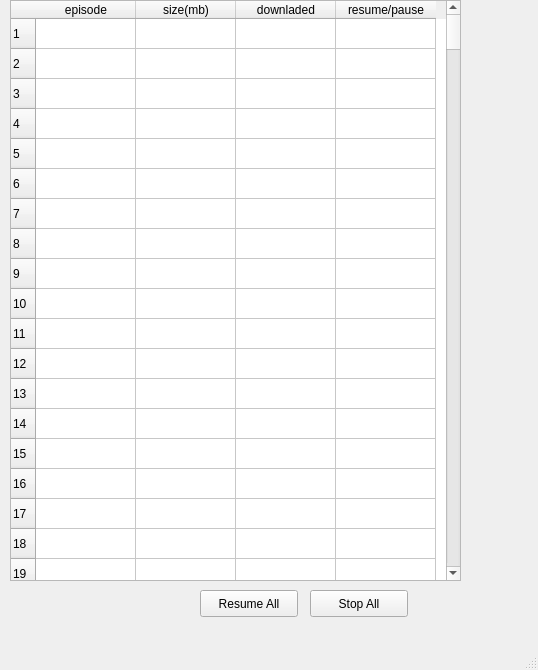
<?xml version="1.0" encoding="UTF-8"?>
<ui version="4.0">
 <class>MainWindow</class>
 <widget class="QMainWindow" name="MainWindow">
  <property name="geometry">
   <rect>
    <x>0</x>
    <y>0</y>
    <width>538</width>
    <height>670</height>
   </rect>
  </property>
  <property name="windowTitle">
   <string>MainWindow</string>
  </property>
  <widget class="QWidget" name="centralwidget">
   <widget class="QTableWidget" name="tablewidget">
    <property name="geometry">
     <rect>
      <x>10</x>
      <y>0</y>
      <width>451</width>
      <height>581</height>
     </rect>
    </property>
    <property name="lineWidth">
     <number>1</number>
    </property>
    <property name="editTriggers">
     <set>QAbstractItemView::NoEditTriggers</set>
    </property>
    <property name="rowCount">
     <number>291</number>
    </property>
    <row/>
    <row/>
    <row/>
    <row/>
    <row/>
    <row/>
    <row/>
    <row/>
    <row/>
    <row/>
    <row/>
    <row/>
    <row/>
    <row/>
    <row/>
    <row/>
    <row/>
    <row/>
    <row/>
    <row/>
    <row/>
    <row/>
    <row/>
    <row/>
    <row/>
    <row/>
    <row/>
    <row/>
    <row/>
    <row/>
    <row/>
    <row/>
    <row/>
    <row/>
    <row/>
    <row/>
    <row/>
    <row/>
    <row/>
    <row/>
    <row/>
    <row/>
    <row/>
    <row/>
    <row/>
    <row/>
    <row/>
    <row/>
    <row/>
    <row/>
    <row/>
    <row/>
    <row/>
    <row/>
    <row/>
    <row/>
    <row/>
    <row/>
    <row/>
    <row/>
    <row/>
    <row/>
    <row/>
    <row/>
    <row/>
    <row/>
    <row/>
    <row/>
    <row/>
    <row/>
    <row/>
    <row/>
    <row/>
    <row/>
    <row/>
    <row/>
    <row/>
    <row/>
    <row/>
    <row/>
    <row/>
    <row/>
    <row/>
    <row/>
    <row/>
    <row/>
    <row/>
    <row/>
    <row/>
    <row/>
    <row/>
    <row/>
    <row/>
    <row/>
    <row/>
    <row/>
    <row/>
    <row/>
    <row/>
    <row/>
    <row/>
    <row/>
    <row/>
    <row/>
    <row/>
    <row/>
    <row/>
    <row/>
    <row/>
    <row/>
    <row/>
    <row/>
    <row/>
    <row/>
    <row/>
    <row/>
    <row/>
    <row/>
    <row/>
    <row/>
    <row/>
    <row/>
    <row/>
    <row/>
    <row/>
    <row/>
    <row/>
    <row/>
    <row/>
    <row/>
    <row/>
    <row/>
    <row/>
    <row/>
    <row/>
    <row/>
    <row/>
    <row/>
    <row/>
    <row/>
    <row/>
    <row/>
    <row/>
    <row/>
    <row/>
    <row/>
    <row/>
    <row/>
    <row/>
    <row/>
    <row/>
    <row/>
    <row/>
    <row/>
    <row/>
    <row/>
    <row/>
    <row/>
    <row/>
    <row/>
    <row/>
    <row/>
    <row/>
    <row/>
    <row/>
    <row/>
    <row/>
    <row/>
    <row/>
    <row/>
    <row/>
    <row/>
    <row/>
    <row/>
    <row/>
    <row/>
    <row/>
    <row/>
    <row/>
    <row/>
    <row/>
    <row/>
    <row/>
    <row/>
    <row/>
    <row/>
    <row/>
    <row/>
    <row/>
    <row/>
    <row/>
    <row/>
    <row/>
    <row/>
    <row/>
    <row/>
    <row/>
    <row/>
    <row/>
    <row/>
    <row/>
    <row/>
    <row/>
    <row/>
    <row/>
    <row/>
    <row/>
    <row/>
    <row/>
    <row/>
    <row/>
    <row/>
    <row/>
    <row/>
    <row/>
    <row/>
    <row/>
    <row/>
    <row/>
    <row/>
    <row/>
    <row/>
    <row/>
    <row/>
    <row/>
    <row/>
    <row/>
    <row/>
    <row/>
    <row/>
    <row/>
    <row/>
    <row/>
    <row/>
    <row/>
    <row/>
    <row/>
    <row/>
    <row/>
    <row/>
    <row/>
    <row/>
    <row/>
    <row/>
    <row/>
    <row/>
    <row/>
    <row/>
    <row/>
    <row/>
    <row/>
    <row/>
    <row/>
    <row/>
    <row/>
    <row/>
    <row/>
    <row/>
    <row/>
    <row/>
    <row/>
    <row/>
    <row/>
    <row/>
    <row/>
    <row/>
    <row/>
    <row/>
    <row/>
    <row/>
    <row/>
    <row/>
    <row/>
    <row/>
    <row/>
    <row/>
    <row/>
    <row/>
    <row/>
    <row/>
    <row/>
    <row/>
    <row/>
    <row/>
    <row/>
    <row/>
    <row/>
    <row/>
    <row/>
    <row/>
    <row/>
    <column>
     <property name="text">
      <string>episode</string>
     </property>
    </column>
    <column>
     <property name="text">
      <string>size(mb)</string>
     </property>
    </column>
    <column>
     <property name="text">
      <string>downladed</string>
     </property>
    </column>
    <column>
     <property name="text">
      <string>resume/pause</string>
     </property>
    </column>
    <item row="0" column="3">
     <property name="text">
      <string/>
     </property>
     <property name="font">
      <font>
       <weight>50</weight>
       <italic>false</italic>
       <bold>false</bold>
      </font>
     </property>
    </item>
    <item row="1" column="2">
     <property name="text">
      <string/>
     </property>
    </item>
    <item row="1" column="3">
     <property name="text">
      <string/>
     </property>
    </item>
    <item row="2" column="3">
     <property name="text">
      <string/>
     </property>
    </item>
    <item row="3" column="3">
     <property name="text">
      <string/>
     </property>
    </item>
    <item row="4" column="3">
     <property name="text">
      <string/>
     </property>
    </item>
    <item row="5" column="3">
     <property name="text">
      <string/>
     </property>
    </item>
    <item row="6" column="3">
     <property name="text">
      <string/>
     </property>
    </item>
    <item row="7" column="3">
     <property name="text">
      <string/>
     </property>
    </item>
    <item row="8" column="3">
     <property name="text">
      <string/>
     </property>
    </item>
    <item row="9" column="3">
     <property name="text">
      <string/>
     </property>
    </item>
    <item row="10" column="3">
     <property name="text">
      <string/>
     </property>
    </item>
    <item row="11" column="3">
     <property name="text">
      <string/>
     </property>
    </item>
    <item row="12" column="3">
     <property name="text">
      <string/>
     </property>
    </item>
    <item row="13" column="3">
     <property name="text">
      <string/>
     </property>
    </item>
    <item row="14" column="3">
     <property name="text">
      <string/>
     </property>
    </item>
    <item row="15" column="3">
     <property name="text">
      <string/>
     </property>
    </item>
    <item row="16" column="3">
     <property name="text">
      <string/>
     </property>
    </item>
    <item row="17" column="3">
     <property name="text">
      <string/>
     </property>
    </item>
    <item row="18" column="3">
     <property name="text">
      <string/>
     </property>
    </item>
    <item row="19" column="3">
     <property name="text">
      <string/>
     </property>
    </item>
    <item row="20" column="3">
     <property name="text">
      <string/>
     </property>
    </item>
    <item row="21" column="3">
     <property name="text">
      <string/>
     </property>
    </item>
    <item row="22" column="3">
     <property name="text">
      <string/>
     </property>
    </item>
    <item row="59" column="3">
     <property name="text">
      <string/>
     </property>
    </item>
    <item row="70" column="3">
     <property name="text">
      <string/>
     </property>
    </item>
    <item row="71" column="3">
     <property name="text">
      <string/>
     </property>
    </item>
   </widget>
   <widget class="QPushButton" name="stopall">
    <property name="geometry">
     <rect>
      <x>310</x>
      <y>590</y>
      <width>98</width>
      <height>27</height>
     </rect>
    </property>
    <property name="text">
     <string>Stop All</string>
    </property>
   </widget>
   <widget class="QPushButton" name="resumeall">
    <property name="geometry">
     <rect>
      <x>200</x>
      <y>590</y>
      <width>98</width>
      <height>27</height>
     </rect>
    </property>
    <property name="text">
     <string>Resume All</string>
    </property>
   </widget>
  </widget>
  <widget class="QMenuBar" name="menubar">
   <property name="geometry">
    <rect>
     <x>0</x>
     <y>0</y>
     <width>538</width>
     <height>25</height>
    </rect>
   </property>
  </widget>
  <widget class="QStatusBar" name="statusbar"/>
 </widget>
 <resources/>
 <connections/>
</ui>
